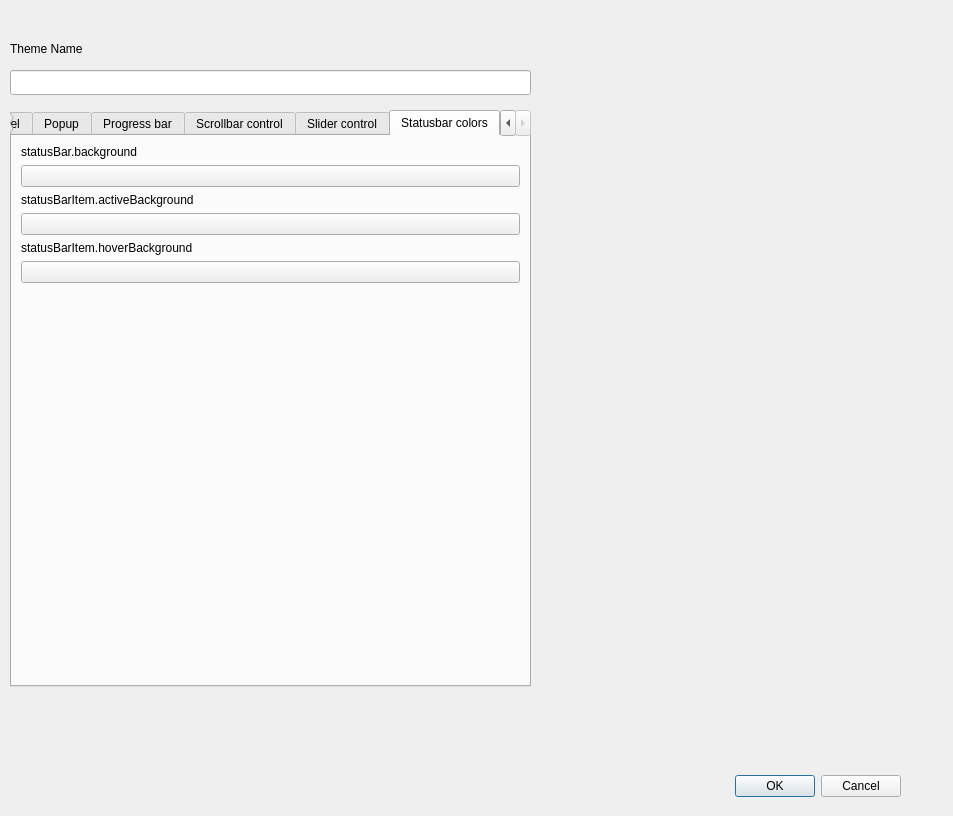
<?xml version="1.0" encoding="UTF-8"?>
<ui version="4.0">
 <class>Dialog</class>
 <widget class="QDialog" name="Dialog">
  <property name="geometry">
   <rect>
    <x>0</x>
    <y>0</y>
    <width>953</width>
    <height>816</height>
   </rect>
  </property>
  <property name="windowTitle">
   <string>Dialog</string>
  </property>
  <widget class="QDialogButtonBox" name="buttonBox">
   <property name="geometry">
    <rect>
     <x>560</x>
     <y>770</y>
     <width>341</width>
     <height>32</height>
    </rect>
   </property>
   <property name="orientation">
    <enum>Qt::Horizontal</enum>
   </property>
   <property name="standardButtons">
    <set>QDialogButtonBox::Cancel|QDialogButtonBox::Ok</set>
   </property>
  </widget>
  <widget class="QTabWidget" name="tabWidget">
   <property name="geometry">
    <rect>
     <x>10</x>
     <y>110</y>
     <width>521</width>
     <height>577</height>
    </rect>
   </property>
   <property name="currentIndex">
    <number>11</number>
   </property>
   <widget class="QWidget" name="tab">
    <attribute name="title">
     <string>Base colors</string>
    </attribute>
    <layout class="QGridLayout" name="gridLayout">
     <item row="4" column="0">
      <widget class="QLabel" name="label_3">
       <property name="text">
        <string>Foreground</string>
       </property>
      </widget>
     </item>
     <item row="7" column="0">
      <widget class="QPushButton" name="pushButton_4">
       <property name="text">
        <string/>
       </property>
      </widget>
     </item>
     <item row="6" column="0">
      <widget class="QLabel" name="label_4">
       <property name="text">
        <string>Foreground&gt;Disabled</string>
       </property>
      </widget>
     </item>
     <item row="9" column="0">
      <widget class="QPushButton" name="pushButton_5">
       <property name="text">
        <string/>
       </property>
      </widget>
     </item>
     <item row="11" column="0">
      <widget class="QPushButton" name="pushButton_6">
       <property name="text">
        <string/>
       </property>
      </widget>
     </item>
     <item row="0" column="0">
      <widget class="QLabel" name="label">
       <property name="text">
        <string>Background</string>
       </property>
      </widget>
     </item>
     <item row="2" column="0">
      <widget class="QLabel" name="label_2">
       <property name="text">
        <string>Border</string>
       </property>
      </widget>
     </item>
     <item row="10" column="0">
      <widget class="QLabel" name="label_7">
       <property name="text">
        <string>foreground&gt;icon</string>
       </property>
      </widget>
     </item>
     <item row="5" column="0">
      <widget class="QPushButton" name="pushButton_3">
       <property name="text">
        <string/>
       </property>
      </widget>
     </item>
     <item row="13" column="0">
      <widget class="QPushButton" name="pushButton_7">
       <property name="text">
        <string/>
       </property>
      </widget>
     </item>
     <item row="14" column="0">
      <widget class="QLabel" name="label_9">
       <property name="text">
        <string>primary</string>
       </property>
      </widget>
     </item>
     <item row="8" column="0">
      <widget class="QLabel" name="label_6">
       <property name="text">
        <string>foreground&gt;disabledSelectionBackground</string>
       </property>
      </widget>
     </item>
     <item row="17" column="0">
      <widget class="QPushButton" name="pushButton_9">
       <property name="text">
        <string/>
       </property>
      </widget>
     </item>
     <item row="1" column="0">
      <widget class="QPushButton" name="pushButton">
       <property name="text">
        <string/>
       </property>
      </widget>
     </item>
     <item row="15" column="0">
      <widget class="QPushButton" name="pushButton_8">
       <property name="text">
        <string/>
       </property>
      </widget>
     </item>
     <item row="3" column="0">
      <widget class="QPushButton" name="pushButton_2">
       <property name="text">
        <string/>
       </property>
      </widget>
     </item>
     <item row="12" column="0">
      <widget class="QLabel" name="label_8">
       <property name="text">
        <string>foreground&gt;icon.unfocused</string>
       </property>
      </widget>
     </item>
     <item row="16" column="0">
      <widget class="QLabel" name="label_10">
       <property name="text">
        <string>primary&gt;selection.background</string>
       </property>
      </widget>
     </item>
     <item row="18" column="0">
      <spacer name="verticalSpacer_2">
       <property name="orientation">
        <enum>Qt::Vertical</enum>
       </property>
       <property name="sizeHint" stdset="0">
        <size>
         <width>20</width>
         <height>40</height>
        </size>
       </property>
      </spacer>
     </item>
    </layout>
   </widget>
   <widget class="QWidget" name="tab_2">
    <attribute name="title">
     <string>Button control</string>
    </attribute>
    <layout class="QGridLayout" name="gridLayout_2">
     <item row="2" column="1">
      <widget class="QLabel" name="label_12">
       <property name="text">
        <string>primary&gt;button.activeBackground</string>
       </property>
      </widget>
     </item>
     <item row="1" column="1">
      <widget class="QPushButton" name="pushButton_10">
       <property name="text">
        <string/>
       </property>
      </widget>
     </item>
     <item row="5" column="1">
      <widget class="QPushButton" name="pushButton_12">
       <property name="text">
        <string/>
       </property>
      </widget>
     </item>
     <item row="9" column="1">
      <widget class="QPushButton" name="pushButton_14">
       <property name="text">
        <string/>
       </property>
      </widget>
     </item>
     <item row="8" column="1">
      <widget class="QLabel" name="label_15">
       <property name="text">
        <string>primary&gt;defaultButton.hoverBackground</string>
       </property>
      </widget>
     </item>
     <item row="6" column="1">
      <widget class="QLabel" name="label_14">
       <property name="text">
        <string>primary&gt;defaultButton.activeBackground</string>
       </property>
      </widget>
     </item>
     <item row="0" column="1">
      <widget class="QLabel" name="label_11">
       <property name="text">
        <string>foreground&gt;defaultButton.disabledBackground</string>
       </property>
      </widget>
     </item>
     <item row="4" column="1">
      <widget class="QLabel" name="label_13">
       <property name="text">
        <string>primary&gt;button.hoverBackground</string>
       </property>
      </widget>
     </item>
     <item row="7" column="1">
      <widget class="QPushButton" name="pushButton_13">
       <property name="text">
        <string/>
       </property>
      </widget>
     </item>
     <item row="3" column="1">
      <widget class="QPushButton" name="pushButton_11">
       <property name="text">
        <string/>
       </property>
      </widget>
     </item>
     <item row="10" column="1">
      <spacer name="verticalSpacer">
       <property name="orientation">
        <enum>Qt::Vertical</enum>
       </property>
       <property name="sizeHint" stdset="0">
        <size>
         <width>20</width>
         <height>40</height>
        </size>
       </property>
      </spacer>
     </item>
    </layout>
   </widget>
   <widget class="QWidget" name="tab_3">
    <attribute name="title">
     <string>Input</string>
    </attribute>
    <layout class="QGridLayout" name="gridLayout_3">
     <item row="2" column="0">
      <widget class="QLabel" name="label_17">
       <property name="text">
        <string>inputButton.hoverBackground</string>
       </property>
      </widget>
     </item>
     <item row="5" column="0">
      <widget class="QPushButton" name="pushButton_17">
       <property name="text">
        <string/>
       </property>
      </widget>
     </item>
     <item row="6" column="0">
      <widget class="QLabel" name="label_19">
       <property name="text">
        <string>foreground&gt;input.placeholder</string>
       </property>
      </widget>
     </item>
     <item row="4" column="0">
      <widget class="QLabel" name="label_18">
       <property name="text">
        <string>border&gt;input</string>
       </property>
      </widget>
     </item>
     <item row="0" column="0">
      <widget class="QLabel" name="label_16">
       <property name="text">
        <string>input.background</string>
       </property>
      </widget>
     </item>
     <item row="7" column="0">
      <widget class="QPushButton" name="pushButton_18">
       <property name="text">
        <string/>
       </property>
      </widget>
     </item>
     <item row="1" column="0">
      <widget class="QPushButton" name="pushButton_15">
       <property name="text">
        <string/>
       </property>
      </widget>
     </item>
     <item row="3" column="0">
      <widget class="QPushButton" name="pushButton_16">
       <property name="text">
        <string/>
       </property>
      </widget>
     </item>
     <item row="8" column="0">
      <spacer name="verticalSpacer_3">
       <property name="orientation">
        <enum>Qt::Vertical</enum>
       </property>
       <property name="sizeHint" stdset="0">
        <size>
         <width>20</width>
         <height>40</height>
        </size>
       </property>
      </spacer>
     </item>
    </layout>
   </widget>
   <widget class="QWidget" name="tab_5">
    <attribute name="title">
     <string>Link colors</string>
    </attribute>
    <layout class="QGridLayout" name="gridLayout_5">
     <item row="0" column="0">
      <widget class="QLabel" name="label_28">
       <property name="text">
        <string>linkVisited</string>
       </property>
      </widget>
     </item>
     <item row="1" column="0">
      <widget class="QPushButton" name="pushButton_27">
       <property name="text">
        <string/>
       </property>
      </widget>
     </item>
     <item row="2" column="0">
      <spacer name="verticalSpacer_4">
       <property name="orientation">
        <enum>Qt::Vertical</enum>
       </property>
       <property name="sizeHint" stdset="0">
        <size>
         <width>20</width>
         <height>471</height>
        </size>
       </property>
      </spacer>
     </item>
    </layout>
   </widget>
   <widget class="QWidget" name="tab_4">
    <attribute name="title">
     <string>Lists and trees</string>
    </attribute>
    <layout class="QGridLayout" name="gridLayout_4">
     <item row="0" column="0">
      <widget class="QLabel" name="label_20">
       <property name="text">
        <string>list.alternateBackground</string>
       </property>
      </widget>
     </item>
     <item row="1" column="0">
      <widget class="QPushButton" name="pushButton_19">
       <property name="text">
        <string/>
       </property>
      </widget>
     </item>
     <item row="2" column="0">
      <widget class="QLabel" name="label_21">
       <property name="text">
        <string>list.hoverBackground</string>
       </property>
      </widget>
     </item>
     <item row="3" column="0">
      <widget class="QPushButton" name="pushButton_20">
       <property name="text">
        <string/>
       </property>
      </widget>
     </item>
     <item row="4" column="0">
      <widget class="QLabel" name="label_22">
       <property name="text">
        <string>tree.inactiveIndentGuidesStroke</string>
       </property>
      </widget>
     </item>
     <item row="5" column="0">
      <widget class="QPushButton" name="pushButton_21">
       <property name="text">
        <string/>
       </property>
      </widget>
     </item>
     <item row="6" column="0">
      <widget class="QLabel" name="label_23">
       <property name="text">
        <string>tree.indentGuidesStroke</string>
       </property>
      </widget>
     </item>
     <item row="7" column="0">
      <widget class="QPushButton" name="pushButton_22">
       <property name="text">
        <string/>
       </property>
      </widget>
     </item>
     <item row="8" column="0">
      <widget class="QLabel" name="label_24">
       <property name="text">
        <string>treeSectionHeader.background</string>
       </property>
      </widget>
     </item>
     <item row="9" column="0">
      <widget class="QPushButton" name="pushButton_23">
       <property name="text">
        <string/>
       </property>
      </widget>
     </item>
     <item row="10" column="0">
      <widget class="QLabel" name="label_25">
       <property name="text">
        <string>background&gt;list</string>
       </property>
      </widget>
     </item>
     <item row="11" column="0">
      <widget class="QPushButton" name="pushButton_24">
       <property name="text">
        <string/>
       </property>
      </widget>
     </item>
     <item row="12" column="0">
      <widget class="QLabel" name="label_26">
       <property name="text">
        <string>primary&gt;list.inactiveSelectionBackground</string>
       </property>
      </widget>
     </item>
     <item row="13" column="0">
      <widget class="QPushButton" name="pushButton_25">
       <property name="text">
        <string/>
       </property>
      </widget>
     </item>
     <item row="14" column="0">
      <widget class="QLabel" name="label_27">
       <property name="text">
        <string>primary&gt;list.selectionBackground</string>
       </property>
      </widget>
     </item>
     <item row="15" column="0">
      <widget class="QPushButton" name="pushButton_26">
       <property name="text">
        <string/>
       </property>
      </widget>
     </item>
    </layout>
   </widget>
   <widget class="QWidget" name="tab_6">
    <attribute name="title">
     <string>Menubar</string>
    </attribute>
    <layout class="QGridLayout" name="gridLayout_6">
     <item row="0" column="0">
      <widget class="QLabel" name="label_29">
       <property name="text">
        <string>menubar.selectionBackground</string>
       </property>
      </widget>
     </item>
     <item row="1" column="0">
      <widget class="QPushButton" name="pushButton_28">
       <property name="text">
        <string/>
       </property>
      </widget>
     </item>
     <item row="2" column="0">
      <spacer name="verticalSpacer_5">
       <property name="orientation">
        <enum>Qt::Vertical</enum>
       </property>
       <property name="sizeHint" stdset="0">
        <size>
         <width>20</width>
         <height>471</height>
        </size>
       </property>
      </spacer>
     </item>
    </layout>
   </widget>
   <widget class="QWidget" name="tab_7">
    <attribute name="title">
     <string>Panel</string>
    </attribute>
    <layout class="QGridLayout" name="gridLayout_7">
     <item row="0" column="0">
      <widget class="QLabel" name="label_30">
       <property name="text">
        <string>background&gt;panel</string>
       </property>
      </widget>
     </item>
     <item row="1" column="0">
      <widget class="QPushButton" name="pushButton_29">
       <property name="text">
        <string/>
       </property>
      </widget>
     </item>
     <item row="2" column="0">
      <spacer name="verticalSpacer_6">
       <property name="orientation">
        <enum>Qt::Vertical</enum>
       </property>
       <property name="sizeHint" stdset="0">
        <size>
         <width>20</width>
         <height>471</height>
        </size>
       </property>
      </spacer>
     </item>
    </layout>
   </widget>
   <widget class="QWidget" name="tab_8">
    <attribute name="title">
     <string>Popup</string>
    </attribute>
    <layout class="QGridLayout" name="gridLayout_8">
     <item row="0" column="0">
      <widget class="QLabel" name="label_31">
       <property name="text">
        <string>popupItem.checkbox.background</string>
       </property>
      </widget>
     </item>
     <item row="1" column="0">
      <widget class="QPushButton" name="pushButton_30">
       <property name="text">
        <string/>
       </property>
      </widget>
     </item>
     <item row="2" column="0">
      <widget class="QLabel" name="label_32">
       <property name="text">
        <string>popupItem.selectionBackground</string>
       </property>
      </widget>
     </item>
     <item row="3" column="0">
      <widget class="QPushButton" name="pushButton_31">
       <property name="text">
        <string/>
       </property>
      </widget>
     </item>
     <item row="4" column="0">
      <widget class="QLabel" name="label_33">
       <property name="text">
        <string>background&gt;popup</string>
       </property>
      </widget>
     </item>
     <item row="5" column="0">
      <widget class="QPushButton" name="pushButton_32">
       <property name="text">
        <string/>
       </property>
      </widget>
     </item>
     <item row="6" column="0">
      <spacer name="verticalSpacer_7">
       <property name="orientation">
        <enum>Qt::Vertical</enum>
       </property>
       <property name="sizeHint" stdset="0">
        <size>
         <width>20</width>
         <height>363</height>
        </size>
       </property>
      </spacer>
     </item>
    </layout>
   </widget>
   <widget class="QWidget" name="tab_9">
    <attribute name="title">
     <string>Progress bar</string>
    </attribute>
    <layout class="QGridLayout" name="gridLayout_9">
     <item row="0" column="0">
      <widget class="QLabel" name="label_34">
       <property name="text">
        <string>foreground&gt;progressBar.disabledBackground</string>
       </property>
      </widget>
     </item>
     <item row="1" column="0">
      <widget class="QPushButton" name="pushButton_33">
       <property name="text">
        <string>PushButton</string>
       </property>
      </widget>
     </item>
     <item row="2" column="0">
      <widget class="QLabel" name="label_35">
       <property name="text">
        <string>primary&gt;progressBar.background</string>
       </property>
      </widget>
     </item>
     <item row="3" column="0">
      <widget class="QPushButton" name="pushButton_34">
       <property name="text">
        <string>PushButton</string>
       </property>
      </widget>
     </item>
     <item row="4" column="0">
      <spacer name="verticalSpacer_8">
       <property name="orientation">
        <enum>Qt::Vertical</enum>
       </property>
       <property name="sizeHint" stdset="0">
        <size>
         <width>20</width>
         <height>417</height>
        </size>
       </property>
      </spacer>
     </item>
    </layout>
   </widget>
   <widget class="QWidget" name="tab_10">
    <attribute name="title">
     <string>Scrollbar control</string>
    </attribute>
    <layout class="QGridLayout" name="gridLayout_10">
     <item row="0" column="0">
      <widget class="QLabel" name="label_36">
       <property name="text">
        <string>scrollbar.background</string>
       </property>
      </widget>
     </item>
     <item row="1" column="0">
      <widget class="QPushButton" name="pushButton_35">
       <property name="text">
        <string/>
       </property>
      </widget>
     </item>
     <item row="2" column="0">
      <widget class="QLabel" name="label_37">
       <property name="text">
        <string>scrollbarSlider.activeBackground</string>
       </property>
      </widget>
     </item>
     <item row="3" column="0">
      <widget class="QPushButton" name="pushButton_36">
       <property name="text">
        <string/>
       </property>
      </widget>
     </item>
     <item row="4" column="0">
      <widget class="QLabel" name="label_38">
       <property name="text">
        <string>scrollbarSlider.background</string>
       </property>
      </widget>
     </item>
     <item row="5" column="0">
      <widget class="QPushButton" name="pushButton_37">
       <property name="text">
        <string/>
       </property>
      </widget>
     </item>
     <item row="6" column="0">
      <widget class="QLabel" name="label_39">
       <property name="text">
        <string>scrollbarSlider.disabledBackground</string>
       </property>
      </widget>
     </item>
     <item row="7" column="0">
      <widget class="QPushButton" name="pushButton_38">
       <property name="text">
        <string/>
       </property>
      </widget>
     </item>
     <item row="8" column="0">
      <widget class="QLabel" name="label_40">
       <property name="text">
        <string>scrollbarSlider.hoverBackground</string>
       </property>
      </widget>
     </item>
     <item row="9" column="0">
      <widget class="QPushButton" name="pushButton_39">
       <property name="text">
        <string/>
       </property>
      </widget>
     </item>
     <item row="10" column="0">
      <spacer name="verticalSpacer_9">
       <property name="orientation">
        <enum>Qt::Vertical</enum>
       </property>
       <property name="sizeHint" stdset="0">
        <size>
         <width>20</width>
         <height>255</height>
        </size>
       </property>
      </spacer>
     </item>
    </layout>
   </widget>
   <widget class="QWidget" name="tab_11">
    <attribute name="title">
     <string>Slider control</string>
    </attribute>
    <layout class="QGridLayout" name="gridLayout_11">
     <item row="0" column="0">
      <widget class="QLabel" name="label_41">
       <property name="text">
        <string>foreground&gt;slider.disabledBackground</string>
       </property>
      </widget>
     </item>
     <item row="1" column="0">
      <widget class="QPushButton" name="pushButton_40">
       <property name="text">
        <string/>
       </property>
      </widget>
     </item>
     <item row="2" column="0">
      <widget class="QLabel" name="label_42">
       <property name="text">
        <string>foreground&gt;sliderTrack.inactiveBackground</string>
       </property>
      </widget>
     </item>
     <item row="3" column="0">
      <widget class="QPushButton" name="pushButton_41">
       <property name="text">
        <string/>
       </property>
      </widget>
     </item>
     <item row="4" column="0">
      <widget class="QLabel" name="label_43">
       <property name="text">
        <string>primary&gt;sliderHandle.activeBackground</string>
       </property>
      </widget>
     </item>
     <item row="5" column="0">
      <widget class="QPushButton" name="pushButton_42">
       <property name="text">
        <string/>
       </property>
      </widget>
     </item>
     <item row="6" column="0">
      <spacer name="verticalSpacer_10">
       <property name="orientation">
        <enum>Qt::Vertical</enum>
       </property>
       <property name="sizeHint" stdset="0">
        <size>
         <width>20</width>
         <height>363</height>
        </size>
       </property>
      </spacer>
     </item>
    </layout>
   </widget>
   <widget class="QWidget" name="tab_12">
    <attribute name="title">
     <string>Statusbar colors</string>
    </attribute>
    <layout class="QGridLayout" name="gridLayout_12">
     <item row="0" column="0">
      <widget class="QLabel" name="label_44">
       <property name="text">
        <string>statusBar.background</string>
       </property>
      </widget>
     </item>
     <item row="1" column="0">
      <widget class="QPushButton" name="pushButton_43">
       <property name="text">
        <string/>
       </property>
      </widget>
     </item>
     <item row="2" column="0">
      <widget class="QLabel" name="label_45">
       <property name="text">
        <string>statusBarItem.activeBackground</string>
       </property>
      </widget>
     </item>
     <item row="3" column="0">
      <widget class="QPushButton" name="pushButton_44">
       <property name="text">
        <string/>
       </property>
      </widget>
     </item>
     <item row="4" column="0">
      <widget class="QLabel" name="label_46">
       <property name="text">
        <string>statusBarItem.hoverBackground</string>
       </property>
      </widget>
     </item>
     <item row="5" column="0">
      <widget class="QPushButton" name="pushButton_45">
       <property name="text">
        <string/>
       </property>
      </widget>
     </item>
     <item row="6" column="0">
      <spacer name="verticalSpacer_11">
       <property name="orientation">
        <enum>Qt::Vertical</enum>
       </property>
       <property name="sizeHint" stdset="0">
        <size>
         <width>20</width>
         <height>363</height>
        </size>
       </property>
      </spacer>
     </item>
    </layout>
   </widget>
  </widget>
  <widget class="QLineEdit" name="lineEdit">
   <property name="geometry">
    <rect>
     <x>10</x>
     <y>70</y>
     <width>521</width>
     <height>25</height>
    </rect>
   </property>
  </widget>
  <widget class="QLabel" name="label_5">
   <property name="geometry">
    <rect>
     <x>10</x>
     <y>40</y>
     <width>171</width>
     <height>17</height>
    </rect>
   </property>
   <property name="text">
    <string>Theme Name</string>
   </property>
  </widget>
 </widget>
 <resources/>
 <connections>
  <connection>
   <sender>buttonBox</sender>
   <signal>accepted()</signal>
   <receiver>Dialog</receiver>
   <slot>accept()</slot>
   <hints>
    <hint type="sourcelabel">
     <x>248</x>
     <y>254</y>
    </hint>
    <hint type="destinationlabel">
     <x>157</x>
     <y>274</y>
    </hint>
   </hints>
  </connection>
  <connection>
   <sender>buttonBox</sender>
   <signal>rejected()</signal>
   <receiver>Dialog</receiver>
   <slot>reject()</slot>
   <hints>
    <hint type="sourcelabel">
     <x>316</x>
     <y>260</y>
    </hint>
    <hint type="destinationlabel">
     <x>286</x>
     <y>274</y>
    </hint>
   </hints>
  </connection>
 </connections>
</ui>
